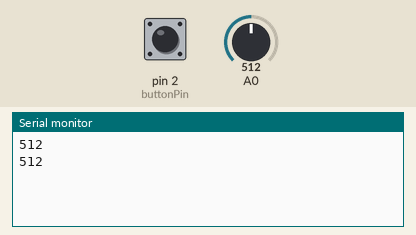
Simulated run of this sketch. Board: Arduino Uno, built with avr-gcc and run on an emulated ATmega328P. Shown: the last lines printed to the serial monitor. The inputs (shaded band) are chosen by the test bench; at power-on: pin 2 (buttonPin) HIGH, A0 = 512.

Above: at 1.8 s.
1.9 s: pin 2 (buttonPin) pulled LOW for 1.2 s
At 2.9 s:
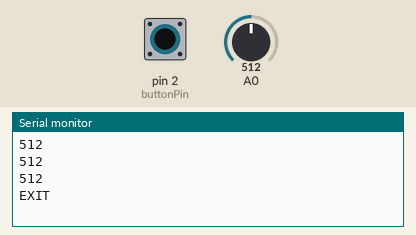
4.6 s: A0 set to 716
At 5.7 s:
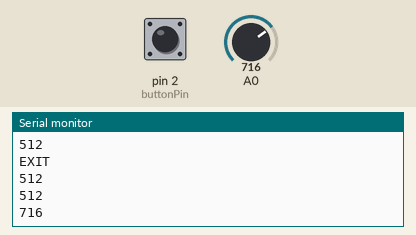
6.1 s: A0 set to 900
At 6.4 s:
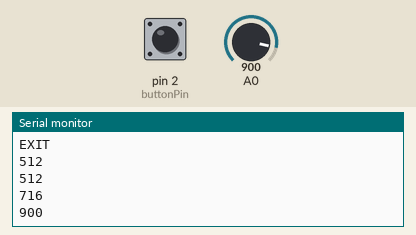
Timing chart, 0 to 9.1 s (numbered marks = the images above; inputs shaded):
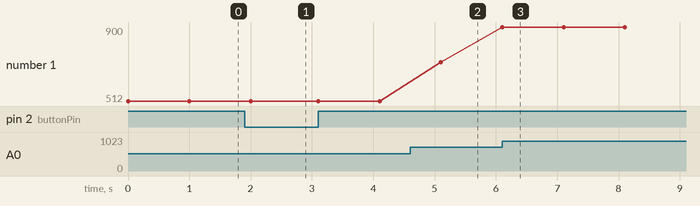

The sketch:

inoAutoSys.ino
```cpp
const int buttonPin = 2;
int sensorValue;

void setup() {
  pinMode(buttonPin, INPUT_PULLUP);  // Set button pin as input with internal pull-up resistor
  Serial.begin(38400);
}

void loop() {
  sensorValue = analogRead(A0);  // Read the value from A0
  Serial.println(sensorValue);   // Send the value to the serial port

  int buttonState = digitalRead(buttonPin);
  if (buttonState == LOW) {  // Button pressed
    Serial.println("EXIT");
    delay(100);  // Debounce delay
  }

  delay(1000);  // Wait for 0.25 seconds
}
```

Measured:
- after the input at 1.9 s, the serial monitor: prints a new line after 0.10 s (image 1)
- after the input at 4.6 s, the serial monitor: prints a new line after 0.50 s (image 2)
- after the input at 6.1 s, the serial monitor: prints a new line at once (image 3)
- plotted number 1: 512 → 716 after the input at 4.6 s, 716 → 900 after the input at 6.1 s
